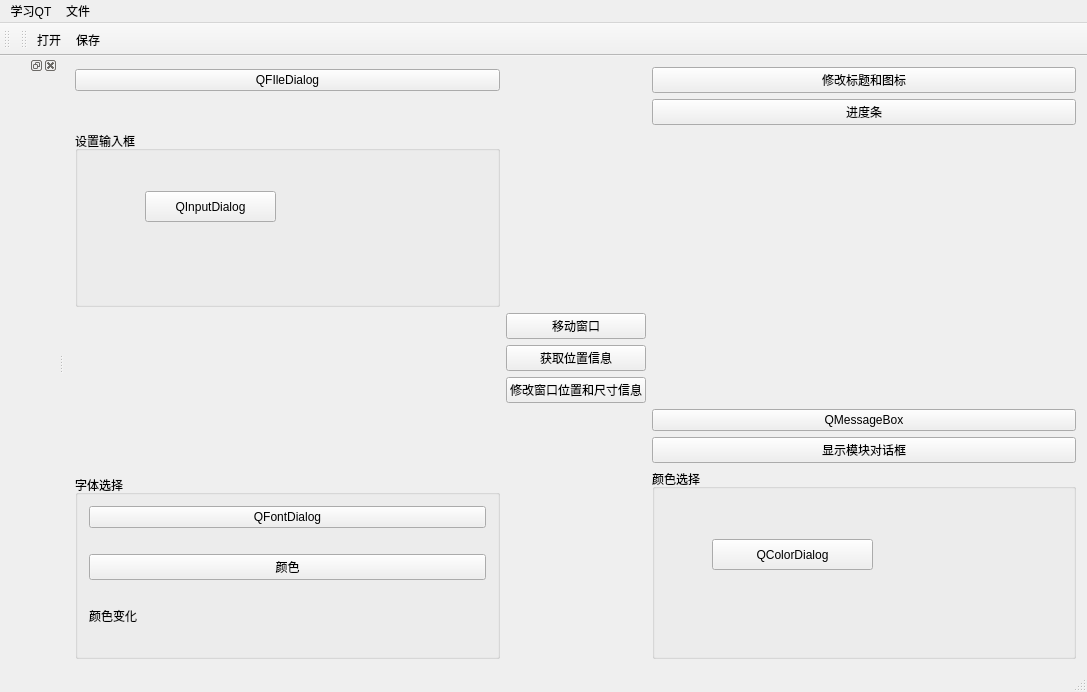
<?xml version="1.0" encoding="UTF-8"?>
<ui version="4.0">
 <class>MainWindow</class>
 <widget class="QMainWindow" name="MainWindow">
  <property name="geometry">
   <rect>
    <x>0</x>
    <y>0</y>
    <width>1087</width>
    <height>692</height>
   </rect>
  </property>
  <property name="windowTitle">
   <string>MainWindow</string>
  </property>
  <widget class="QWidget" name="centralWidget">
   <layout class="QGridLayout" name="gridLayout">
    <item row="4" column="2">
     <spacer name="horizontalSpacer_2">
      <property name="orientation">
       <enum>Qt::Horizontal</enum>
      </property>
      <property name="sizeHint" stdset="0">
       <size>
        <width>40</width>
        <height>20</height>
       </size>
      </property>
     </spacer>
    </item>
    <item row="0" column="2">
     <widget class="QPushButton" name="modifbtn">
      <property name="text">
       <string>修改标题和图标</string>
      </property>
     </widget>
    </item>
    <item row="0" column="1">
     <spacer name="verticalSpacer">
      <property name="orientation">
       <enum>Qt::Vertical</enum>
      </property>
      <property name="sizeHint" stdset="0">
       <size>
        <width>20</width>
        <height>40</height>
       </size>
      </property>
     </spacer>
    </item>
    <item row="4" column="0">
     <spacer name="horizontalSpacer">
      <property name="orientation">
       <enum>Qt::Horizontal</enum>
      </property>
      <property name="sizeHint" stdset="0">
       <size>
        <width>40</width>
        <height>20</height>
       </size>
      </property>
     </spacer>
    </item>
    <item row="0" column="0">
     <widget class="QPushButton" name="QFiledialogbtn">
      <property name="text">
       <string>QFIleDialog</string>
      </property>
     </widget>
    </item>
    <item row="8" column="1">
     <spacer name="verticalSpacer_2">
      <property name="orientation">
       <enum>Qt::Vertical</enum>
      </property>
      <property name="sizeHint" stdset="0">
       <size>
        <width>20</width>
        <height>40</height>
       </size>
      </property>
     </spacer>
    </item>
    <item row="2" column="2">
     <widget class="QPushButton" name="processdlg">
      <property name="text">
       <string>进度条</string>
      </property>
     </widget>
    </item>
    <item row="2" column="0">
     <spacer name="horizontalSpacer_3">
      <property name="orientation">
       <enum>Qt::Horizontal</enum>
      </property>
      <property name="sizeHint" stdset="0">
       <size>
        <width>40</width>
        <height>20</height>
       </size>
      </property>
     </spacer>
    </item>
    <item row="4" column="1">
     <layout class="QVBoxLayout" name="verticalLayout">
      <item>
       <widget class="QPushButton" name="moverButtion">
        <property name="text">
         <string>移动窗口</string>
        </property>
       </widget>
      </item>
      <item>
       <widget class="QPushButton" name="positionButton">
        <property name="text">
         <string>获取位置信息</string>
        </property>
       </widget>
      </item>
      <item>
       <widget class="QPushButton" name="geometryButton">
        <property name="text">
         <string>修改窗口位置和尺寸信息</string>
        </property>
        <property name="iconSize">
         <size>
          <width>53</width>
          <height>53</height>
         </size>
        </property>
       </widget>
      </item>
     </layout>
    </item>
    <item row="3" column="0">
     <widget class="QGroupBox" name="groupBox_3">
      <property name="minimumSize">
       <size>
        <width>0</width>
        <height>176</height>
       </size>
      </property>
      <property name="title">
       <string>设置输入框</string>
      </property>
      <widget class="QPushButton" name="inputdlg">
       <property name="geometry">
        <rect>
         <x>70</x>
         <y>60</y>
         <width>131</width>
         <height>31</height>
        </rect>
       </property>
       <property name="text">
        <string>QInputDialog</string>
       </property>
      </widget>
     </widget>
    </item>
    <item row="6" column="2">
     <widget class="QPushButton" name="modelDlg">
      <property name="text">
       <string>显示模块对话框</string>
      </property>
     </widget>
    </item>
    <item row="5" column="2">
     <widget class="QPushButton" name="msgbox">
      <property name="text">
       <string>QMessageBox</string>
      </property>
     </widget>
    </item>
    <item row="8" column="0">
     <widget class="QGroupBox" name="groupBox">
      <property name="title">
       <string>字体选择</string>
      </property>
      <layout class="QVBoxLayout" name="verticalLayout_2">
       <item>
        <widget class="QPushButton" name="fontdlg">
         <property name="text">
          <string>QFontDialog</string>
         </property>
        </widget>
       </item>
       <item>
        <spacer name="verticalSpacer_3">
         <property name="orientation">
          <enum>Qt::Vertical</enum>
         </property>
         <property name="sizeHint" stdset="0">
          <size>
           <width>20</width>
           <height>40</height>
          </size>
         </property>
        </spacer>
       </item>
       <item>
        <widget class="QPushButton" name="pushButton">
         <property name="text">
          <string>颜色</string>
         </property>
        </widget>
       </item>
       <item>
        <spacer name="verticalSpacer_4">
         <property name="orientation">
          <enum>Qt::Vertical</enum>
         </property>
         <property name="sizeHint" stdset="0">
          <size>
           <width>20</width>
           <height>40</height>
          </size>
         </property>
        </spacer>
       </item>
       <item>
        <widget class="QLabel" name="fontlabel">
         <property name="text">
          <string>颜色变化</string>
         </property>
         <property name="scaledContents">
          <bool>false</bool>
         </property>
         <property name="textInteractionFlags">
          <set>Qt::TextBrowserInteraction</set>
         </property>
        </widget>
       </item>
       <item>
        <spacer name="verticalSpacer_5">
         <property name="orientation">
          <enum>Qt::Vertical</enum>
         </property>
         <property name="sizeHint" stdset="0">
          <size>
           <width>20</width>
           <height>40</height>
          </size>
         </property>
        </spacer>
       </item>
      </layout>
     </widget>
    </item>
    <item row="7" column="2" rowspan="2">
     <widget class="QGroupBox" name="groupBox_2">
      <property name="title">
       <string>颜色选择</string>
      </property>
      <widget class="QPushButton" name="colordlg">
       <property name="geometry">
        <rect>
         <x>60</x>
         <y>70</y>
         <width>161</width>
         <height>31</height>
        </rect>
       </property>
       <property name="text">
        <string>QColorDialog</string>
       </property>
      </widget>
      <widget class="QLabel" name="colorlabel">
       <property name="geometry">
        <rect>
         <x>60</x>
         <y>180</y>
         <width>351</width>
         <height>61</height>
        </rect>
       </property>
       <property name="text">
        <string/>
       </property>
      </widget>
      <widget class="QLabel" name="color">
       <property name="geometry">
        <rect>
         <x>280</x>
         <y>70</y>
         <width>121</width>
         <height>31</height>
        </rect>
       </property>
       <property name="text">
        <string/>
       </property>
      </widget>
     </widget>
    </item>
   </layout>
  </widget>
  <widget class="QMenuBar" name="menuBar">
   <property name="geometry">
    <rect>
     <x>0</x>
     <y>0</y>
     <width>1087</width>
     <height>26</height>
    </rect>
   </property>
   <widget class="QMenu" name="menu_QT">
    <property name="title">
     <string>学习QT</string>
    </property>
   </widget>
   <widget class="QMenu" name="menu">
    <property name="title">
     <string>文件</string>
    </property>
    <addaction name="open_action"/>
    <addaction name="separator"/>
    <addaction name="save_action"/>
   </widget>
   <addaction name="menu_QT"/>
   <addaction name="menu"/>
  </widget>
  <widget class="QToolBar" name="mainToolBar">
   <attribute name="toolBarArea">
    <enum>TopToolBarArea</enum>
   </attribute>
   <attribute name="toolBarBreak">
    <bool>false</bool>
   </attribute>
  </widget>
  <widget class="QStatusBar" name="statusBar"/>
  <widget class="QToolBar" name="toolBar">
   <property name="windowTitle">
    <string>toolBar</string>
   </property>
   <attribute name="toolBarArea">
    <enum>TopToolBarArea</enum>
   </attribute>
   <attribute name="toolBarBreak">
    <bool>false</bool>
   </attribute>
   <addaction name="open_action"/>
   <addaction name="save_action"/>
  </widget>
  <widget class="QDockWidget" name="dockWidget_2">
   <attribute name="dockWidgetArea">
    <number>1</number>
   </attribute>
   <widget class="QWidget" name="dockWidgetContents_2">
    <property name="contextMenuPolicy">
     <enum>Qt::DefaultContextMenu</enum>
    </property>
   </widget>
  </widget>
  <action name="open_action">
   <property name="icon">
    <iconset>
     <normaloff>../../../../../ico.png</normaloff>../../../../../ico.png</iconset>
   </property>
   <property name="text">
    <string>打开</string>
   </property>
   <property name="toolTip">
    <string>打开文件</string>
   </property>
  </action>
  <action name="save_action">
   <property name="icon">
    <iconset>
     <normaloff>../../../../../avatar.jpg</normaloff>../../../../../avatar.jpg</iconset>
   </property>
   <property name="text">
    <string>保存</string>
   </property>
   <property name="toolTip">
    <string>保存文件</string>
   </property>
  </action>
 </widget>
 <layoutdefault spacing="6" margin="11"/>
 <resources/>
 <connections/>
</ui>
